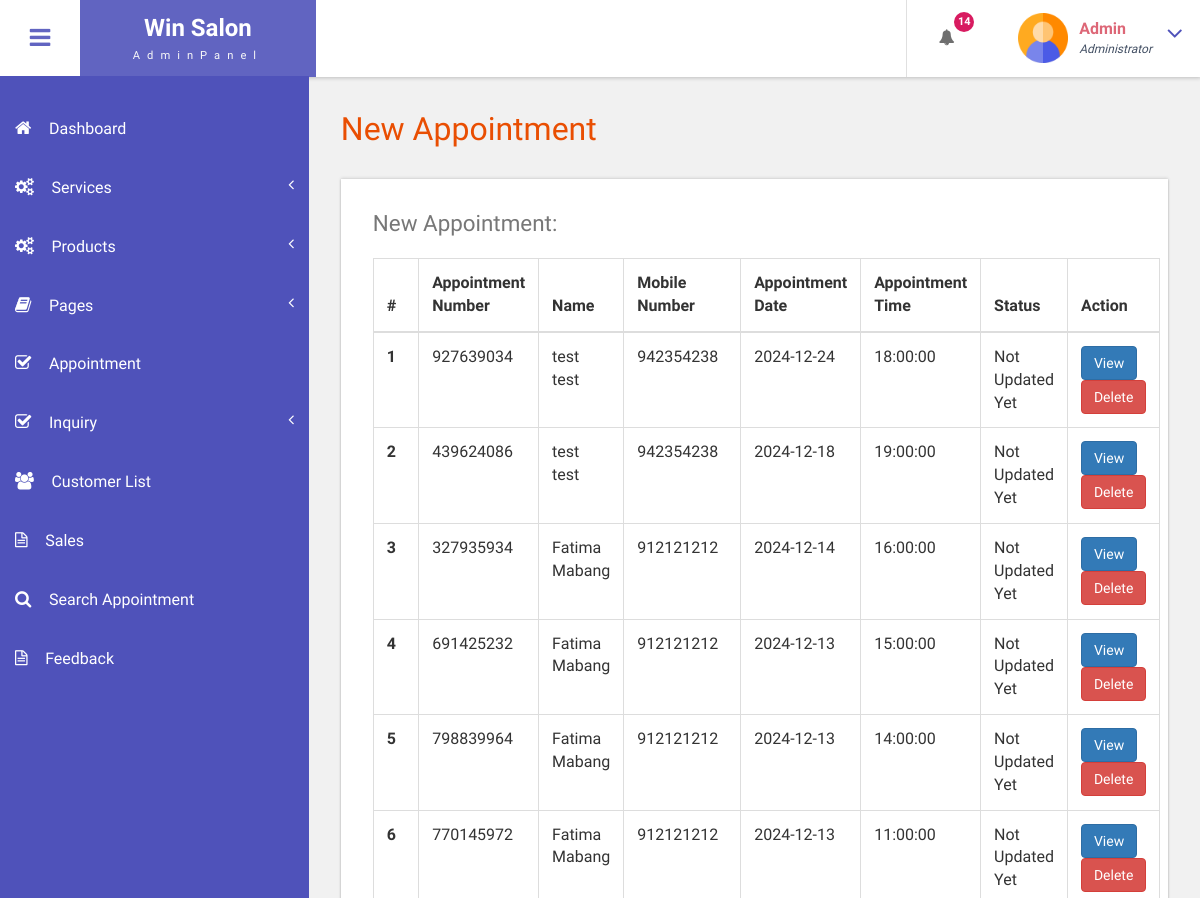
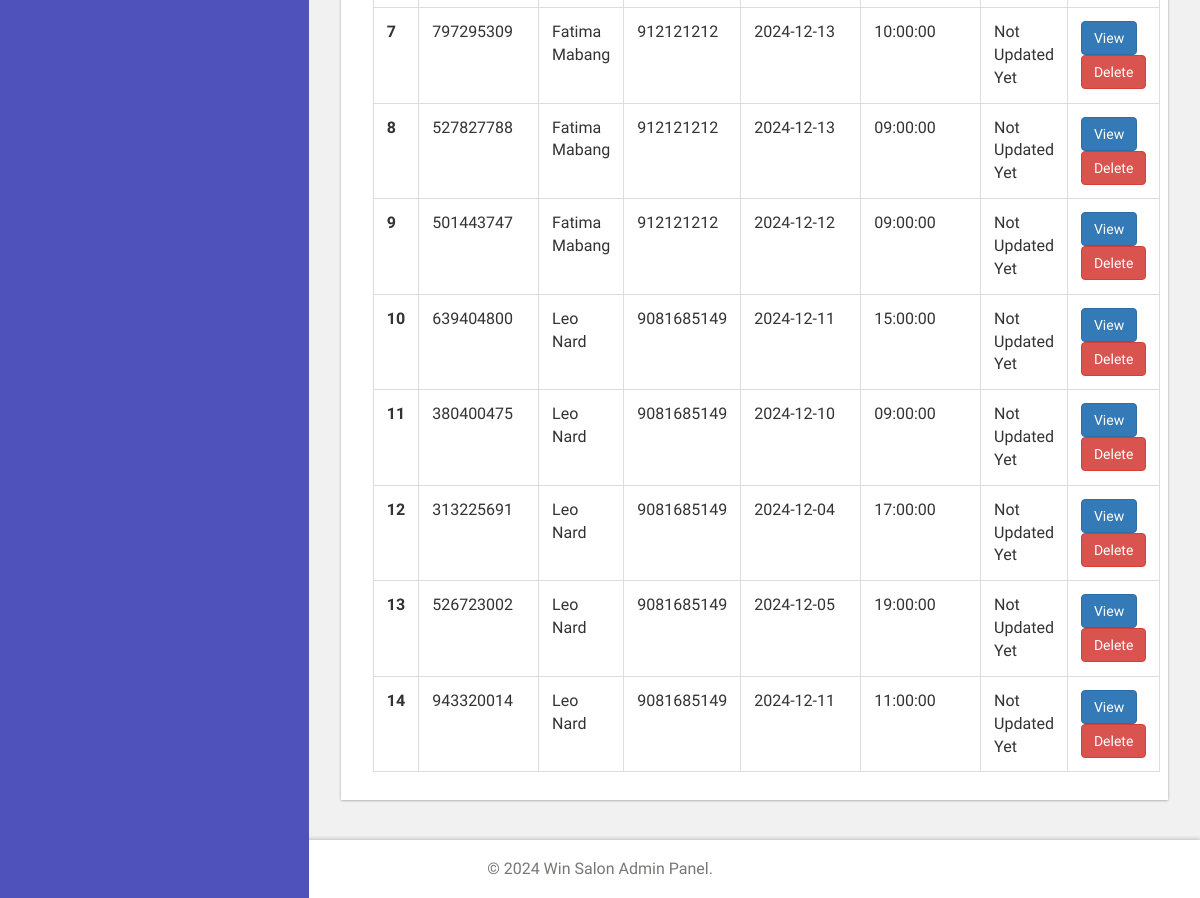
The page /bfs/admin/new-appointment.php (signed in) on the database as committed earlier (2 pictures, top to bottom).
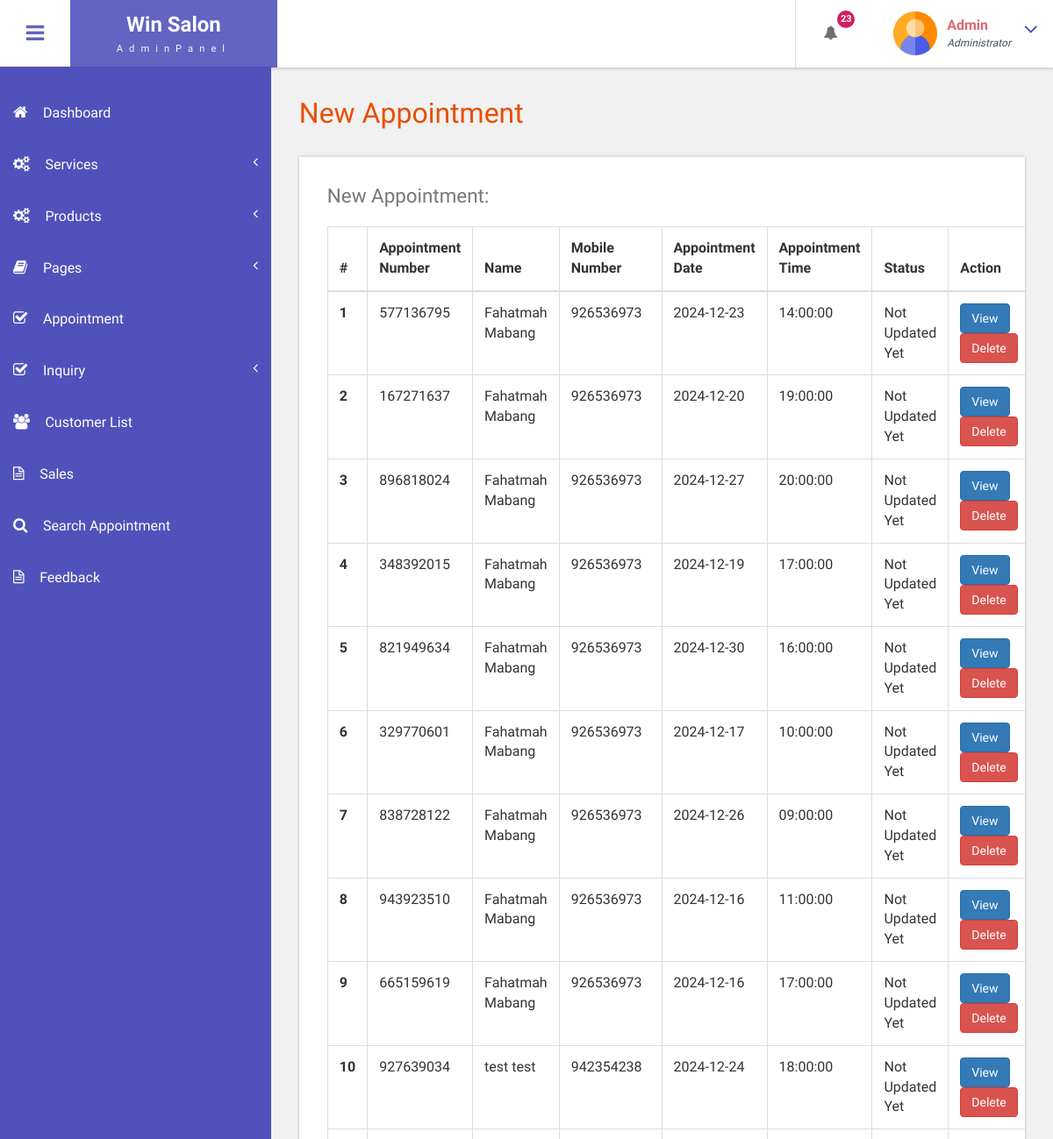
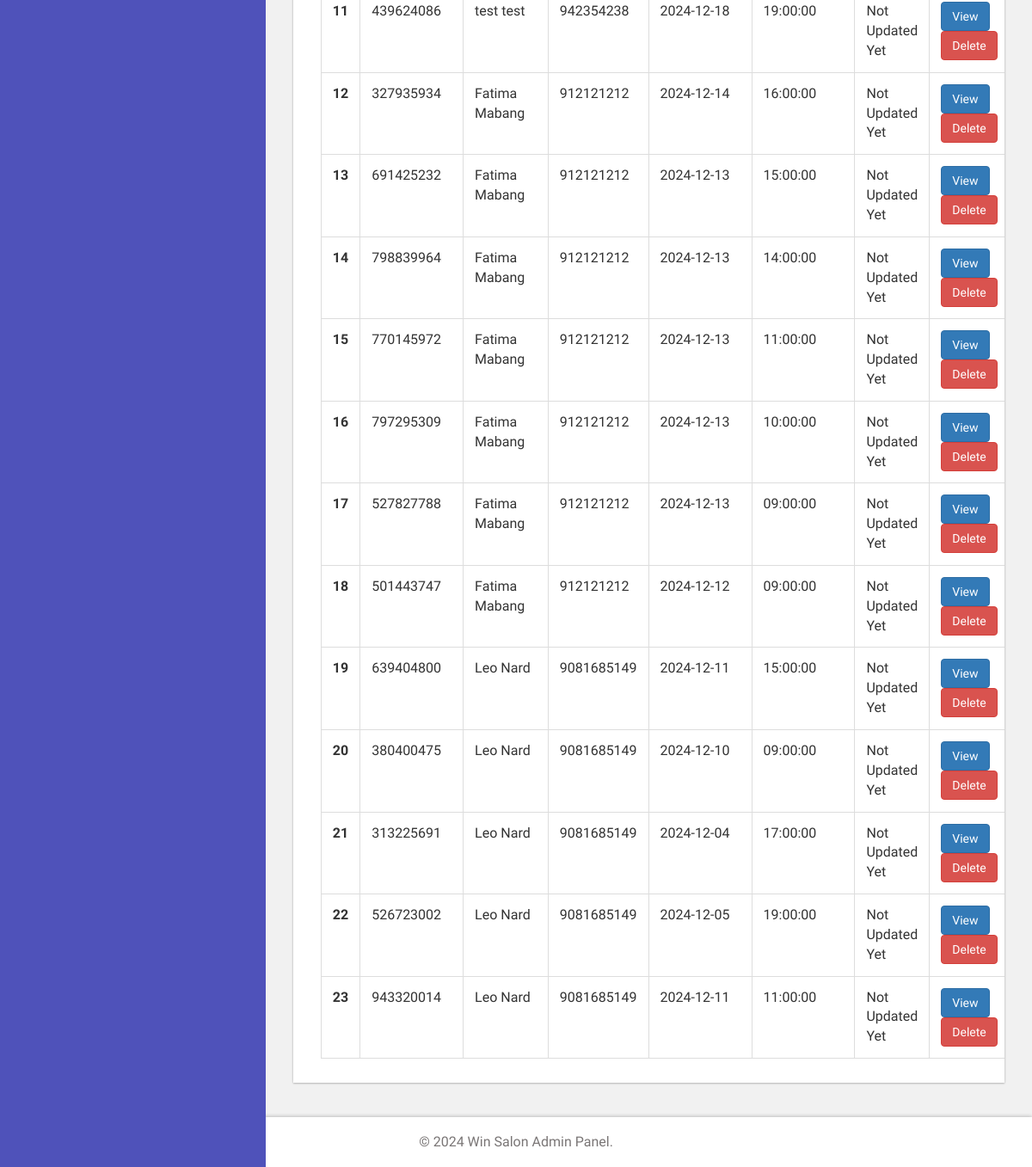
The same page on the database as committed later (2 pictures, top to bottom).
### tables this page shows
CREATE TABLE `tblbook` (
  `ID` int(10) NOT NULL,
  `UserID` int(10) DEFAULT NULL,
  `AptNumber` int(10) DEFAULT NULL,
  `AptDate` date DEFAULT NULL,
  `AptTime` time DEFAULT NULL,
  `Service` varchar(255) NOT NULL,
  `Message` mediumtext DEFAULT NULL,
  `BookingDate` timestamp NULL DEFAULT current_timestamp(),
  `Remark` varchar(250) DEFAULT NULL,
  `Status` varchar(250) DEFAULT NULL,
  `RemarkDate` timestamp NULL DEFAULT NULL ON UPDATE current_timestamp(),
  `Service_Total_Price` decimal(10,2) DEFAULT 0.00,
  `deleted_at` datetime DEFAULT NULL
);

CREATE TABLE `tbluser` (
  `ID` int(10) NOT NULL,
  `FirstName` varchar(120) DEFAULT NULL,
  `LastName` varchar(250) DEFAULT NULL,
  `MobileNumber` bigint(10) DEFAULT NULL,
  `Email` varchar(120) DEFAULT NULL,
  `Password` varchar(120) DEFAULT NULL,
  `account_activation_hash` varchar(64) DEFAULT NULL,
  `RegDate` timestamp NULL DEFAULT current_timestamp()
);

### bfs/admin/new-appointment.php (the view, shortened to what this page needs)
<?php
include('includes/dbconnection.php');
if (strlen($_SESSION['bpmsaid']==0)) {
  header('location:logout.php');
  } else{
  ?>
<!DOCTYPE HTML>
<html>
<head>
<link href="css/bootstrap.css" rel='stylesheet' type='text/css' />
<link href="css/style.css" rel='stylesheet' type='text/css' />
<link href="css/font-awesome.css" rel="stylesheet">
<link href="css/animate.css" rel="stylesheet" type="text/css" media="all">
<link href="css/custom.css" rel="stylesheet">
</head>
<body class="cbp-spmenu-push">
	<div class="main-content">
		 <?php include_once('includes/sidebar.php');?>
		 <?php include_once('includes/header.php');?>
		<div id="page-wrapper">
			<div class="main-page">
				<div class="tables">
					<h3 class="title1">New Appointment</h3>
					<div class="table-responsive bs-example widget-shadow">
						<h4>New Appointment:</h4>
						<table class="table table-bordered"> <thead> <tr> <th>#</th> <th> Appointment Number</th> <th>Name</th><th>Mobile Number</th> <th>Appointment Date</th><th>Appointment Time</th>
							<th>Status</th><th>Action</th> </tr> </thead> <tbody>
<?php
$ret = mysqli_query($con, "SELECT tbluser.FirstName, tbluser.LastName, tbluser.Email, tbluser.MobileNumber, tblbook.ID as bid, tblbook.AptNumber, tblbook.AptDate, tblbook.AptTime, tblbook.Message, tblbook.BookingDate, tblbook.Status
                           FROM tblbook
                           JOIN tbluser ON tbluser.ID = tblbook.UserID
                           WHERE tblbook.Status IS NULL
                           ORDER BY tblbook.ID DESC");
$cnt = 1;
while ($row = mysqli_fetch_array($ret)) {
?>
<tr>
  <th scope="row"><?php echo $cnt; ?></th>
  <td><?php echo $row['AptNumber']; ?></td>
  <td><?php echo $row['FirstName'] . ' ' . $row['LastName']; ?></td>
  <td><?php echo $row['MobileNumber']; ?></td>
  <td><?php echo $row['AptDate']; ?></td>
  <td><?php echo $row['AptTime']; ?></td>
  <td class="font-w600"><?php echo ($row['Status'] == "") ? "Not Updated Yet" : $row['Status']; ?></td>
  <td>
    <a href="view-appointment.php?viewid=<?php echo $row['bid']; ?>" class="btn btn-primary">View</a>
    <a href="new-appointment.php?delid=<?php echo $row['bid']; ?>" class="btn btn-danger" onClick="return confirm('Are you sure you want to delete?')">Delete</a>
  </td>
</tr>
<?php
$cnt++;
} ?>
</tbody> </table>
					</div>
				</div>
			</div>
		</div>
		 <?php include_once('includes/footer.php');?>
	</div>
</body>
</html>
<?php }  ?>

### bfs/admin/includes/header.php (shortened to what this page needs)
<div class="sticky-header header-section ">
      <div class="header-left">
        <button id="showLeftPush"><i class="fa fa-bars"></i></button>
        <div class="logo">
          <a href="index.html">
            <h1>Win Salon</h1>
            <span>AdminPanel</span>
          </a>
        </div>
      </div>
      <div class="header-right">
        <div class="profile_details_left">
          <ul class="nofitications-dropdown">
            <?php
            $ret1 = mysqli_query($con, "SELECT tbluser.FirstName, tbluser.LastName, tblbook.ID as bid, tblbook.AptNumber
                            FROM tblbook
                            JOIN tbluser ON tbluser.ID = tblbook.UserID
                            WHERE tblbook.Status IS NULL
                            ORDER BY tblbook.ID DESC");
            $num = mysqli_num_rows($ret1);
            ?>
            <li class="dropdown head-dpdn">
              <a href="#" class="dropdown-toggle" data-toggle="dropdown" aria-expanded="false"><i class="fa fa-bell"></i><span class="badge blue"><?php echo $num;?></span></a>
            </li>
          </ul>
          <div class="clearfix"> </div>
        </div>
        <div class="profile_details">
        <?php
$adid=$_SESSION['bpmsaid'];
$ret=mysqli_query($con,"select AdminName from tbladmin where ID='$adid'");
$row=mysqli_fetch_array($ret);
$name=$row['AdminName'];
?>
          <ul>
            <li class="dropdown profile_details_drop">
              <a href="#" class="dropdown-toggle" data-toggle="dropdown" aria-expanded="false">
                <div class="profile_img">
                  <span class="prfil-img"><img src="images/admin.png" alt="" width="50" height="50"> </span>
                  <div class="user-name">
                    <p><?php echo $name; ?></p>
                    <span>Administrator</span>
                  </div>
                  <i class="fa fa-angle-down lnr"></i>
                  <div class="clearfix"></div>
                </div>
              </a>
            </li>
          </ul>
        </div>
      </div>
      <div class="clearfix"> </div>
    </div>

Rows that differ between the two databases and show on the page:
added tblbook: AptNumber "577136795", UserID.FirstName "Fahatmah", UserID.LastName "Mabang", UserID.MobileNumber "926536973", AptDate "2024-12-23", AptTime "14:00:00", shows "Not Updated Yet"
added tblbook: AptNumber "167271637", UserID.FirstName "Fahatmah", UserID.LastName "Mabang", UserID.MobileNumber "926536973", AptDate "2024-12-20", AptTime "19:00:00", shows "Not Updated Yet"
added tblbook: AptNumber "896818024", UserID.FirstName "Fahatmah", UserID.LastName "Mabang", UserID.MobileNumber "926536973", AptDate "2024-12-27", AptTime "20:00:00", shows "Not Updated Yet"
added tblbook: AptNumber "348392015", UserID.FirstName "Fahatmah", UserID.LastName "Mabang", UserID.MobileNumber "926536973", AptDate "2024-12-19", AptTime "17:00:00", shows "Not Updated Yet"
added tblbook: AptNumber "821949634", UserID.FirstName "Fahatmah", UserID.LastName "Mabang", UserID.MobileNumber "926536973", AptDate "2024-12-30", AptTime "16:00:00", shows "Not Updated Yet"
added tblbook: AptNumber "329770601", UserID.FirstName "Fahatmah", UserID.LastName "Mabang", UserID.MobileNumber "926536973", AptDate "2024-12-17", AptTime "10:00:00", shows "Not Updated Yet"
added tblbook: AptNumber "838728122", UserID.FirstName "Fahatmah", UserID.LastName "Mabang", UserID.MobileNumber "926536973", AptDate "2024-12-26", AptTime "09:00:00", shows "Not Updated Yet"
added tblbook: AptNumber "943923510", UserID.FirstName "Fahatmah", UserID.LastName "Mabang", UserID.MobileNumber "926536973", AptDate "2024-12-16", AptTime "11:00:00", shows "Not Updated Yet"
added tblbook: AptNumber "665159619", UserID.FirstName "Fahatmah", UserID.LastName "Mabang", UserID.MobileNumber "926536973", AptDate "2024-12-16", AptTime "17:00:00", shows "Not Updated Yet"
Other text that changed with them:
$num: "14" → "23"
